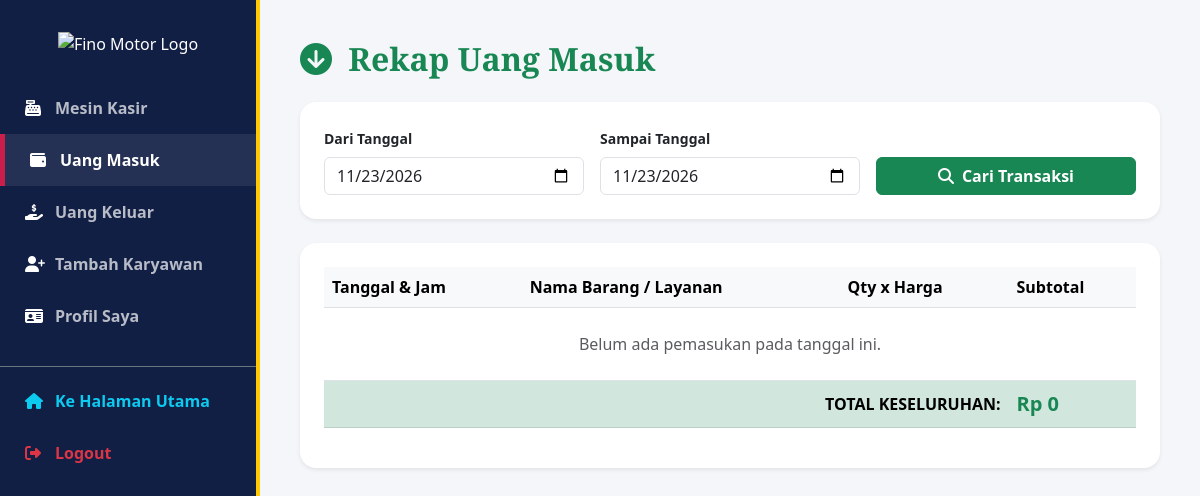
The app's page /karyawan/uang_masuk.php (signed in), older data.
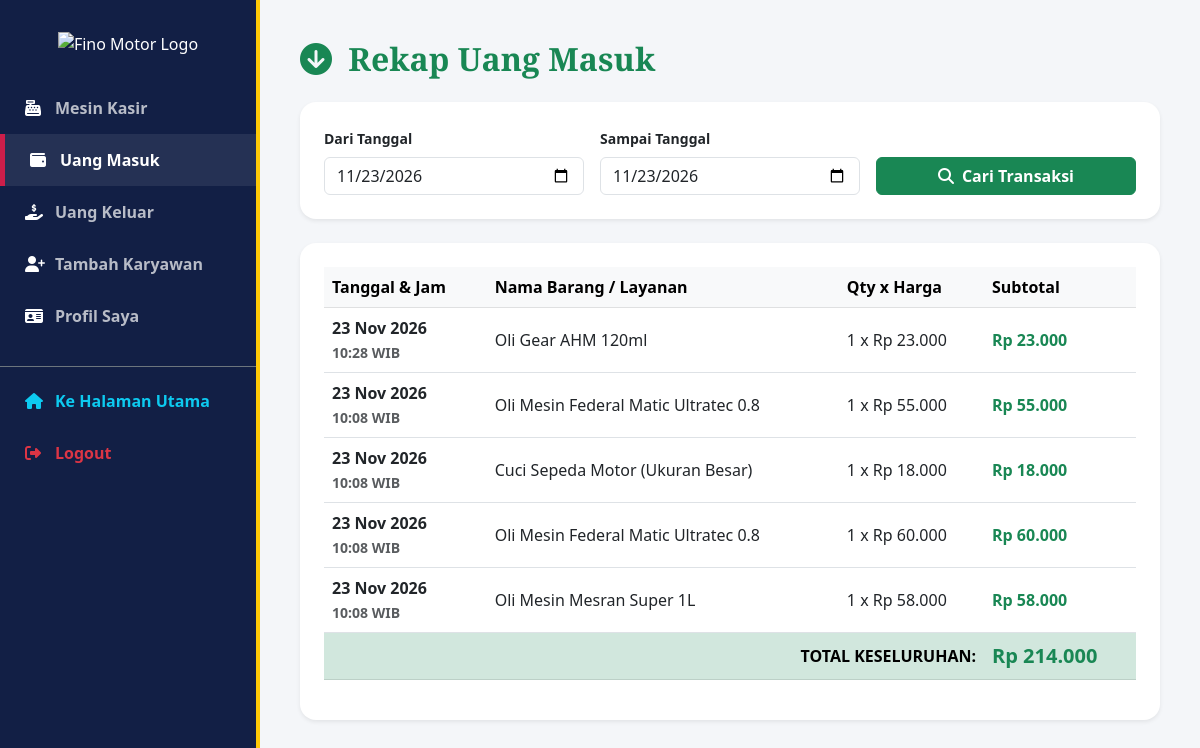
The same page, newer data.
### tables this page shows
CREATE TABLE `transaction_details` (
  `id` int NOT NULL,
  `transaction_id` int NOT NULL,
  `item_id` int NOT NULL,
  `opsi_item` varchar(30) NOT NULL DEFAULT 'normal',
  `qty` int NOT NULL,
  `harga` int NOT NULL,
  `subtotal` int NOT NULL
);

CREATE TABLE `transactions` (
  `id` int NOT NULL,
  `kode_pesanan` varchar(30) DEFAULT NULL,
  `user_id` int NOT NULL,
  `nama_penerima` varchar(100) DEFAULT NULL,
  `no_telp_penerima` varchar(20) DEFAULT NULL,
  `alamat_pengiriman` text,
  `subtotal_produk` int NOT NULL DEFAULT '0',
  `ongkir` int NOT NULL DEFAULT '0',
  `kurir` varchar(50) DEFAULT NULL,
  `catatan` text,
  `total_harga` int NOT NULL,
  `payment_token` varchar(255) DEFAULT NULL,
  `status` varchar(20) NOT NULL DEFAULT 'pending',
  `tanggal_booking` date DEFAULT NULL,
  `waktu_booking` time DEFAULT NULL,
  `created_at` timestamp NOT NULL DEFAULT CURRENT_TIMESTAMP,
  `tujuan_area_id` varchar(100) DEFAULT NULL,
  `layanan_kurir` varchar(100) DEFAULT NULL,
  `payment_type` varchar(50) DEFAULT NULL,
  `payment_status` varchar(30) NOT NULL DEFAULT 'unpaid',
  `paid_at` datetime DEFAULT NULL
);

CREATE TABLE `items` (
  `id` int NOT NULL,
  `nama_item` varchar(100) NOT NULL,
  `tipe` enum('jasa','barang') NOT NULL DEFAULT 'barang',
  `is_oli` tinyint(1) NOT NULL DEFAULT '0',
  `kategori` varchar(50) DEFAULT 'Umum',
  `deskripsi` text,
  `berat` int NOT NULL DEFAULT '800' COMMENT 'Berat dalam gram untuk API Ongkir',
  `harga` int NOT NULL,
  `harga_pasang` int NOT NULL DEFAULT '0',
  `stok` int DEFAULT '0',
  `stok_minimal` int NOT NULL DEFAULT '3' COMMENT 'Batas Rule-Based peringatan stok tipis',
  `gambar` varchar(255) DEFAULT NULL,
  `created_at` timestamp NOT NULL DEFAULT CURRENT_TIMESTAMP
);

### karyawan/uang_masuk.php (the view, shortened to what the changed rows need)
<?php
require '../config/database.php';
$tgl_mulai = $_GET['tgl_mulai'] ?? date('Y-m-d');
$tgl_selesai = $_GET['tgl_selesai'] ?? date('Y-m-d');
$query_masuk = mysqli_query($conn, "
    SELECT t.tanggal_booking, t.waktu_booking, td.qty, td.harga, td.subtotal, i.nama_item
    FROM transactions t
    JOIN transaction_details td ON t.id = td.transaction_id
    JOIN items i ON td.item_id = i.id
    WHERE t.status = 'selesai' AND t.tanggal_booking BETWEEN '$tgl_mulai' AND '$tgl_selesai'
    ORDER BY t.tanggal_booking DESC, t.waktu_booking DESC, t.id DESC
");
$grand_total = 0;
?>
<!DOCTYPE html>
<html lang="id">
<head>
    <link href="https://cdn.jsdelivr.net/npm/bootstrap@5.3.0/dist/css/bootstrap.min.css" rel="stylesheet">
    <link href="https://cdnjs.cloudflare.com/ajax/libs/font-awesome/6.4.0/css/all.min.css" rel="stylesheet">
</head>
<body>
    <div class="main-content">
        <div class="d-flex justify-content-between align-items-center mb-4 header-title-container">
            <div class="d-flex align-items-center">
                <h2 class="m-0 text-success" style="font-family:'Playfair Display',serif; font-weight:900;">
                    <i class="fa fa-arrow-circle-down me-2 d-none d-sm-inline"></i> Rekap Uang Masuk
                </h2>
            </div>
        </div>
        <div class="card shadow-sm border-0 p-4 rounded-4 bg-white">
            <div class="table-responsive">
                <table class="table align-middle" style="white-space: nowrap;">
                    <thead class="table-light">
                        <tr>
                            <th>Tanggal & Jam</th>
                            <th style="white-space: normal;">Nama Barang / Layanan</th>
                            <th>Qty x Harga</th>
                            <th>Subtotal</th>
                        </tr>
                    </thead>
                    <tbody>
                        <?php if(mysqli_num_rows($query_masuk) > 0): while($row = mysqli_fetch_assoc($query_masuk)): $grand_total += $row['subtotal']; ?>
                            <tr>
                                <td class="fw-bold">
                                    <?= date('d M Y', strtotime($row['tanggal_booking'])); ?><br>
                                    <small class="text-muted"><?= date('H:i', strtotime($row['waktu_booking'])); ?> WIB</small>
                                </td>
                                <td style="white-space: normal;"><?= htmlspecialchars($row['nama_item']); ?></td>
                                <td><?= $row['qty']; ?> x Rp <?= number_format($row['harga'],0,',','.'); ?></td>
                                <td class="text-success fw-bold">Rp <?= number_format($row['subtotal'],0,',','.'); ?></td>
                            </tr>
                        <?php endwhile; else: ?>
                            <tr><td colspan="4" class="text-center py-4 text-muted">Belum ada pemasukan pada tanggal ini.</td></tr>
                        <?php endif; ?>
                        <tr class="table-success fw-bold">
                            <td colspan="3" class="text-end">TOTAL KESELURUHAN:</td>
                            <td class="fs-5 text-success">Rp <?= number_format($grand_total,0,',','.'); ?></td>
                        </tr>
                    </tbody>
                </table>
            </div>
        </div>
    </div>
</body>
</html>

Row changes from the older to the newer data that the page shows:
added transaction_details: transaction.tanggal_booking "23 Nov 2026", transaction.waktu_booking "10:28", item.nama_item "Oli Gear AHM 120ml", qty "1", harga "23.000", subtotal "23.000"
added transaction_details: transaction.tanggal_booking "23 Nov 2026", transaction.waktu_booking "10:08", item.nama_item "Oli Mesin Federal Matic Ultratec 0.8", qty "1", harga "55.000", subtotal "55.000"
added transaction_details: transaction.tanggal_booking "23 Nov 2026", transaction.waktu_booking "10:08", item.nama_item "Cuci Sepeda Motor (Ukuran Besar)", qty "1", harga "18.000", subtotal "18.000"
added transaction_details: transaction.tanggal_booking "23 Nov 2026", transaction.waktu_booking "10:08", item.nama_item "Oli Mesin Federal Matic Ultratec 0.8", qty "1", harga "60.000", subtotal "60.000"
added transaction_details: transaction.tanggal_booking "23 Nov 2026", transaction.waktu_booking "10:08", item.nama_item "Oli Mesin Mesran Super 1L", qty "1", harga "58.000", subtotal "58.000"
Text that changed along with them:
$grand_total: "0" → "214.000"
text no longer shown: "Belum ada pemasukan pada tanggal ini."
